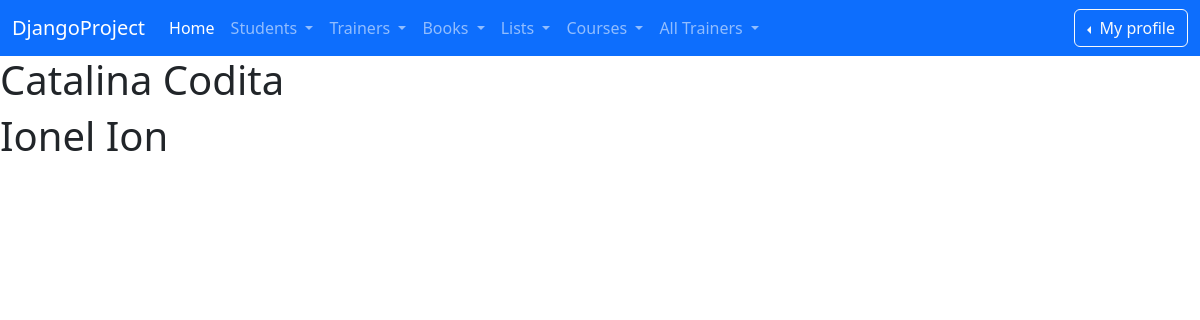
Screenshot of /students_of_trainer/3/ (signed in) with the database file from the repository.
### student/models.py (models this page shows, shortened)
class Student(models.Model):
    first_name = models.CharField(max_length=30)
    last_name = models.CharField(max_length=30)
    age = models.IntegerField()
    is_olympic = models.BooleanField(default=False)
    address = models.CharField(max_length=150)
    email = models.EmailField(max_length=50)
    description = models.TextField(max_length=300)
    start_date = models.DateTimeField()
    end_date = models.DateTimeField()
    trainer = models.ForeignKey(Trainer, on_delete=models.CASCADE, null=True)
    active = models.BooleanField(default=True)
    created_at = models.DateTimeField(auto_now_add=True)
    updated_at = models.DateTimeField(auto_now=True)

### trainer/views.py (the view)
# urls.py: path('students_of_trainer/<int:pk>/', views.get_students_of_trainer, name='students-of-trainer'),
def get_students_of_trainer(request, pk):
    return render(request, 'trainer/students_of_trainer.html',
                  {'students_per_trainer': Student.objects.filter(trainer_id=pk),
                   'details_trainer': Trainer.objects.get(id=pk)})

### djangoProject/context_processors.py (called while the page is built)
def get_all_trainers(request):
    return {'trainers': Trainer.objects.all()}

### trainer/models.py (called while the page is built)
    def __str__(self):
        return f"{self.first_name} {self.last_name}"

### templates/trainer/students_of_trainer.html (shortened to what this page needs)
{% extends 'base.html' %}
{% block content %}
    {% if students_per_trainer %}
        {% for student in students_per_trainer %}
            <h1>{{ student.first_name }} {{ student.last_name }}</h1>
        {% endfor %}
    {% else %}
        <h1>No data available</h1>
    {% endif %}
{% endblock %}

### rows the page displays
Student: first_name "Catalina", last_name "Codita"
Student: first_name "Ionel", last_name "Ion"
